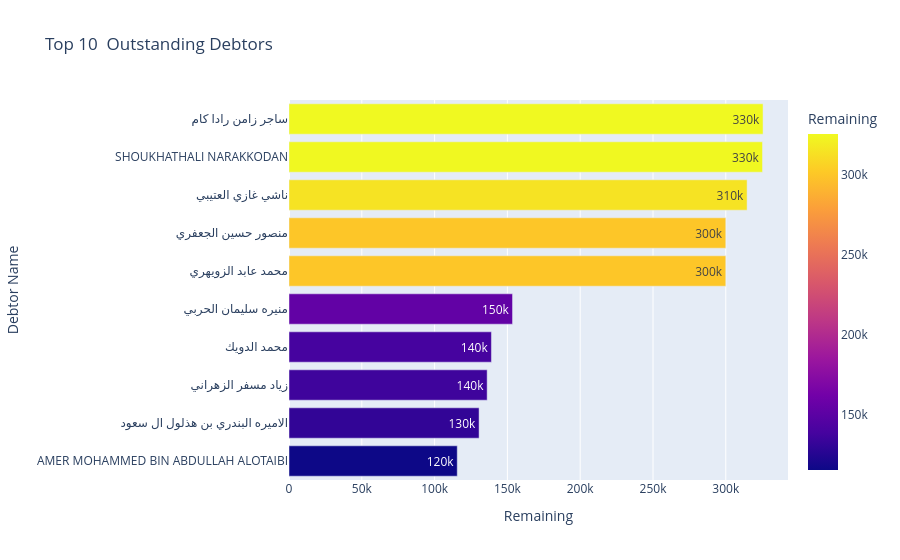

Notebook cell for this chart:
### Markdown cell above
### Q2) Which debtors have the highest outstanding balance?

### Code cell
fig = px.bar(
    debtor_summary.sort_values("Remaining").tail(10),
    x="Remaining",
    y="Debtor Name",
    orientation="h",
    color="Remaining",
    text_auto=".2s",
    title="Top 10  Outstanding Debtors "
)

fig.show()

### Figure 1 — Plotly figure (JSON) as saved in the notebook; plotly's stock layout.template omitted (floating-point values rounded to 4 significant figures)
{"data": [{"alignmentgroup": "True", "hovertemplate": "Remaining=%{marker.color}<br>Debtor Name=%{y}<extra></extra>", "legendgroup": "", "marker": {"color": [115567, 130550, 136101, 139031, 153500.0, 300000, 300000, 314630, 325230, 325588], "coloraxis": "coloraxis", "pattern": {"shape": ""}}, "name": "", "offsetgroup": "", "orientation": "h", "showlegend": false, "textposition": "auto", "texttemplate": "%{x:.2s}", "type": "bar", "x": [115567, 130550, 136101, 139031, 153500.0, 300000, 300000, 314630, 325230, 325588], "xaxis": "x", "y": ["AMER MOHAMMED BIN ABDULLAH ALOTAIBI", "الاميره البندري بن هذلول ال سعود", "زياد مسفر الزهراني", "محمد الدويك", "منيره سليمان الحربي", "محمد عابد الزويهري", "منصور حسين الجعفري", "ناشي غازي العتيبي", "SHOUKHATHALI NARAKKODAN", "ساجر زامن رادا كام"], "yaxis": "y"}], "layout": {"barmode": "relative", "coloraxis": {"colorbar": {"title": {"text": "Remaining"}}, "colorscale": [[0, "#0d0887"], [0.1111, "#46039f"], [0.2222, "#7201a8"], [0.3333, "#9c179e"], [0.4444, "#bd3786"], [0.5556, "#d8576b"], [0.6667, "#ed7953"], [0.7778, "#fb9f3a"], [0.8889, "#fdca26"], [1, "#f0f921"]]}, "legend": {"tracegroupgap": 0}, "title": {"text": "Top 10  Outstanding Debtors "}, "xaxis": {"anchor": "y", "domain": [0, 1], "title": {"text": "Remaining"}}, "yaxis": {"anchor": "x", "domain": [0, 1], "title": {"text": "Debtor Name"}}}}
